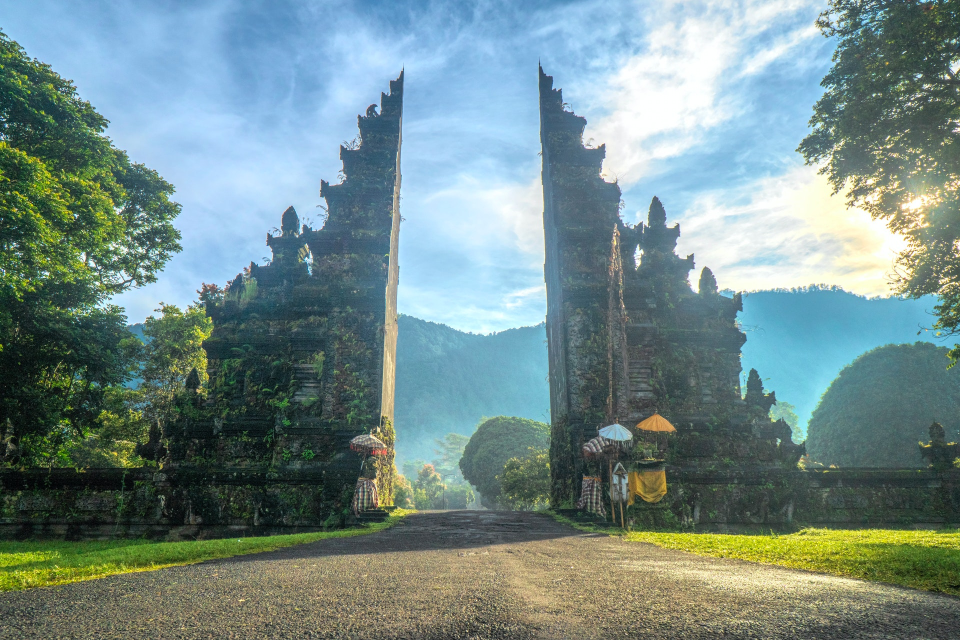
#> input picture input/pexels-alexandr-podvalny-2166553.jpg, 1920 x 1280 px (shown at 1/2 size); its folder holds 4 pictures in this run
$ python batch-compressor.py
#> lines starting #> are read from the running program, lines starting #| are printed output that depends on the picture
import pathlib
import os
import argparse
from PIL import Image


def flag_ok(value):
    return '\x1b[6;30;42m' + value + '\x1b[0m'


def main(path_input, path_output, width_target, height_target):
#> called with path_input = 'input', path_output = 'output', width_target = 500, height_target = 500
    wt = int(width_target)
    ht = int(height_target)
    maxsize = (wt, ht)
    if not os.path.exists(path_input):
        print('Not have folder input, please reserve it')
    for input_img_path in pathlib.Path(path_input).iterdir():
        if not os.path.exists(path_output):
            os.mkdir(path_output)
        output_img_path = str(input_img_path).replace(path_input, path_output)
        with Image.open(input_img_path) as im:
#> im is the input picture: PIL image 1920x1280 RGB; mean R, G, B 116.5, 140.1, 138.5
            im.thumbnail(maxsize)
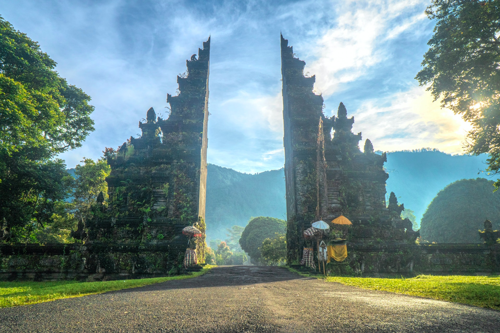
#> im: PIL image 500x333 RGB; mean R, G, B 116.5, 140.1, 138.5
            im.save(output_img_path, "JPEG", dpi=(300, 300))
            source = str(input_img_path)
            dest = str(output_img_path)
            flag = str(flag_ok("SAVED"))
            print(f'{source:<50s} {dest:<50s} {flag:<10s}')
#> pass 2 of the loop in main, `for input_img_path in pathlib.Path(path_input).iterdir():`:
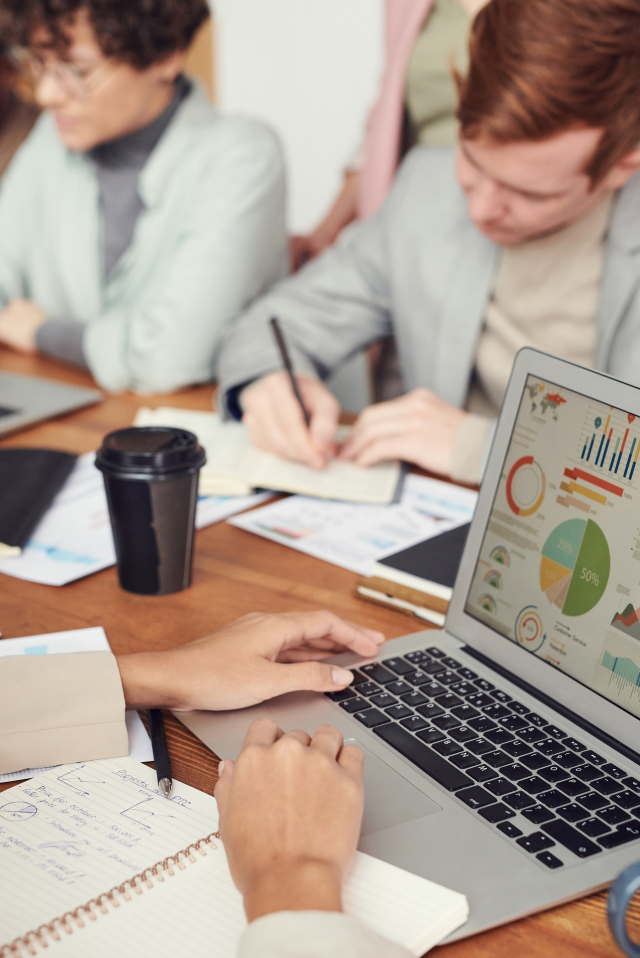
#> input picture input/pexels-fauxels-3183185.jpg, 1920 x 2874 px (shown at 1/3 size)
#> in main, im is the input picture: PIL image 1920x2874 RGB; mean R, G, B 173, 156.7, 145.2
#> in main, `im.thumbnail(maxsize)`:
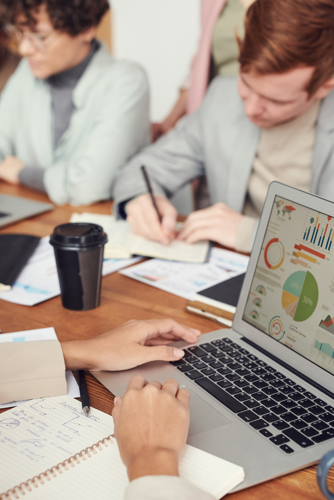
#> im: PIL image 334x500 RGB; mean R, G, B 173.1, 156.9, 145.3
#> pass 3 of the loop in main, `for input_img_path in pathlib.Path(path_input).iterdir():`:
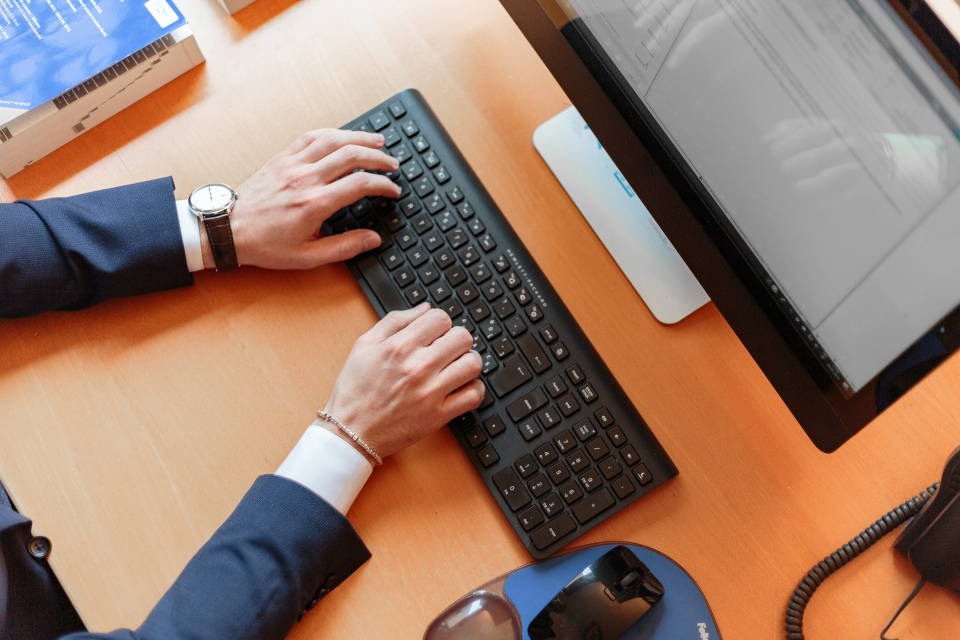
#> input picture input/pexels-oleg-magni-2058128(1).jpg, 1920 x 1280 px (shown at 1/2 size)
#> in main, im is the input picture: PIL image 1920x1280 RGB; mean R, G, B 151.2, 122.6, 107.4
#> in main, `im.thumbnail(maxsize)`:
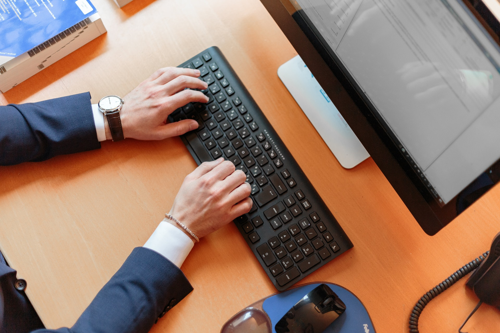
#> im: PIL image 500x333 RGB; mean R, G, B 151.2, 122.6, 107.4
#> the loop made 4 passes; the first 3 are shown


if __name__ == '__main__':
    parser = argparse.ArgumentParser()
    parser.add_argument(
        "-i", "--Input", help="Directory Input", default="input")
    parser.add_argument(
        "-o", "--Output", help="Directory Output", default="output")
    parser.add_argument("-ww", "--Width", help="Width target", default=500)
    parser.add_argument("-hh", "--Height",
                        help="Height target", default=500)
    args = parser.parse_args()
    main(args.Input, args.Output, args.Width, args.Height)
